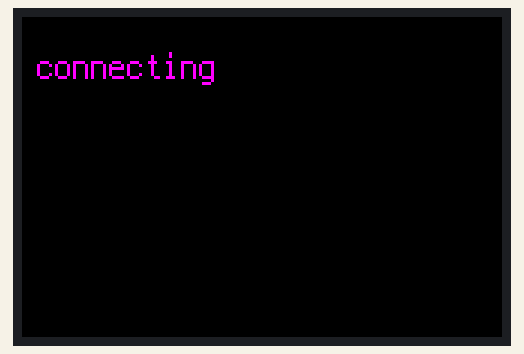
Bench run of a program on a simulated CircuitPython board. Parts: 480×320 colour display. Values from a settings file that is not in the repository are placeholders; web requests get an empty 200 reply after 0.4 s; what the program prints to the serial console is not drawn.

Above: at 0.1 s.
At 2.0 s:
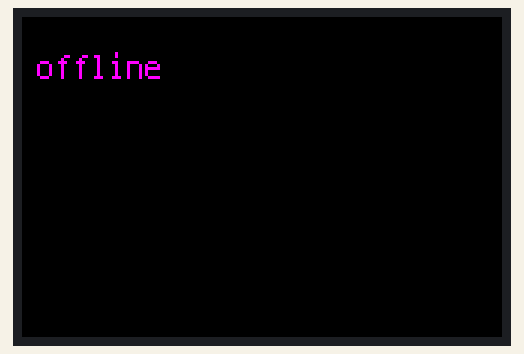

Measured:
- what the display in image 0 shows lasts 1.9 s, from 0.0 s to 1.9 s

The program:

NYT_random_headline.py
```python
# (licence header left out)
# NYT most-popular headlines on the 3.5" TFT FeatherWing — CircuitPython 10
# /lib needs: adafruit_display_text, adafruit_hx8357,
# adafruit_connection_manager, adafruit_requests

import os
import time

import board
import displayio
import fourwire
import terminalio
import wifi
from adafruit_display_text import label

import adafruit_connection_manager
import adafruit_hx8357
import adafruit_requests

SSID = os.getenv("WIFI_SSID_1")
PASSWORD = os.getenv("WIFI_PASSWORD_1")
URL = (
    "https://api.nytimes.com/svc/mostpopular/v2/viewed/1.json"
    f"?api-key={os.getenv('NYT_API_KEY')}"
)

# NYT free tier: 500 calls/day. 86400 sec / 500 = 172.8, so 180 is the floor.
# 300 gives 288 calls/day — room for reboots and retries.
SLEEP_SECONDS = 300

displayio.release_displays()
display = adafruit_hx8357.HX8357(
    fourwire.FourWire(board.SPI(), command=board.D10, chip_select=board.D9),
    width=480,
    height=320,
)

text = label.Label(
    terminalio.FONT, text="connecting", color=0xFF00FF, scale=3,
    background_color=0x000000, line_spacing=1.3, x=15, y=50,
)
display.root_group = text


def wrap(headline, max_chars=26):
    """Break a headline onto lines at spaces. 26 chars fits 480px at scale 3."""
    lines, line = [], ""
    for word in headline.split():
        if len((line + " " + word).strip()) <= max_chars:
            line = (line + " " + word).strip()
        else:
            lines.append(line)
            line = word
    lines.append(line)
    return "\n".join(lines)


wifi.radio.connect(SSID, PASSWORD)
pool = adafruit_connection_manager.get_radio_socketpool(wifi.radio)
ssl_context = adafruit_connection_manager.get_radio_ssl_context(wifi.radio)
requests = adafruit_requests.Session(pool, ssl_context)

index = 0

while True:
    try:
        if not wifi.radio.connected:  # reconnect after a router blip
            wifi.radio.connect(SSID, PASSWORD)
        with requests.get(URL) as response:
            stories = response.json()["results"]
        headline = stories[index % len(stories)]["title"]  # step through in order
        index += 1
        print(headline)
        text.text = wrap(headline)
    except Exception as err:
        # KeyError: results usually means HTTP 429 — over the daily quota
        print("failed:", err)
        text.text = "offline"
    time.sleep(SLEEP_SECONDS)
```
